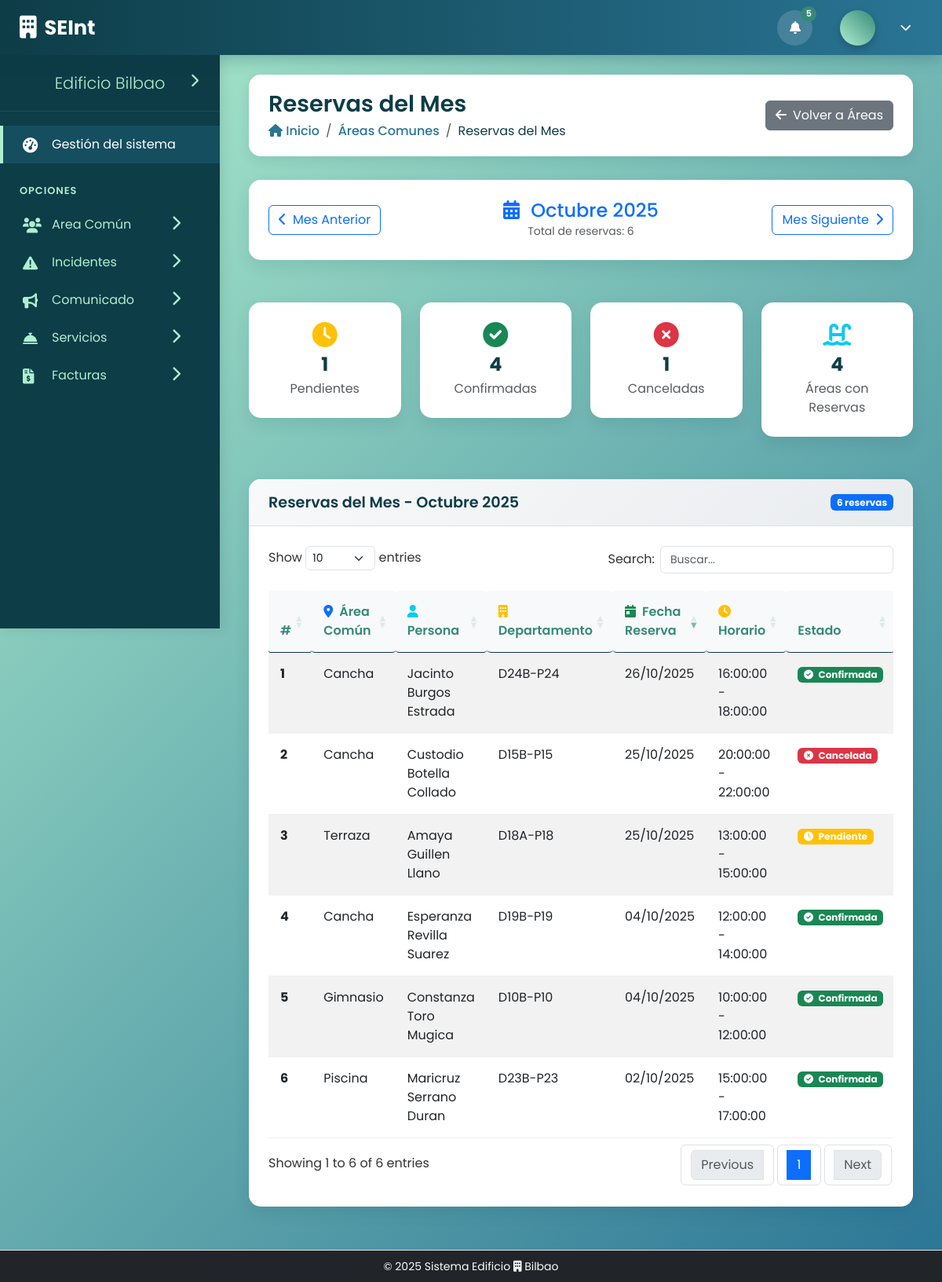
The app's page /public/controlador/AreaComunControlador.php?action=verReservasMes with its own data.
### tables this page shows
CREATE TABLE reserva_area_comun (
                                    id_reserva INT AUTO_INCREMENT PRIMARY KEY,
                                    id_persona INT NOT NULL,
                                    id_area INT NOT NULL,
                                    fecha_reserva DATE NOT NULL,
                                    hora_inicio TIME NOT NULL,
                                    hora_fin TIME NOT NULL,
                                    motivo TEXT DEFAULT NULL,
                                    estado ENUM('pendiente', 'confirmada', 'cancelada') DEFAULT 'pendiente',
                                    FOREIGN KEY (id_persona) REFERENCES persona(id_persona),
                                    FOREIGN KEY (id_area) REFERENCES area_comun(id_area),
                                    UNIQUE (id_area, fecha_reserva, hora_inicio, hora_fin)
);

CREATE TABLE area_comun (
                            id_area INT AUTO_INCREMENT PRIMARY KEY,
                            nombre VARCHAR(100) NOT NULL,
                            descripcion TEXT DEFAULT NULL,
                            capacidad INT DEFAULT NULL,
                            costo_reserva decimal(10,2) not null,
                            fecha_inicio_mantenimiento datetime default null,
                            fecha_fin_mantenimiento datetime default null,
                            estado ENUM('disponible', 'mantenimiento', 'no disponible','eliminado') DEFAULT 'disponible'
);

### public/modelo/AreaComunModelo.php (called while the page is built, shortened)
<?php
class AreaComunModelo
{
    private $db;
    private $table_name = "area_comun";
    private $table_reservas = "reserva_area_comun";
    private $table_persona = "persona";
    private $table_departamento = "departamento";
    private $table_tiene_departamento = "tiene_departamento";
    private $encryption_key;
    public function __construct($db, $encryption_key = null)
    {
        $this->db = $db;
        $this->encryption_key = $encryption_key ?: '1A3F6C9E2B5D8A0C7E4F1A2B3C8D5E6F7A1B2C3D4E5F6A7B8C9D0E1F2A3B4C5D6';
        if (strlen($this->encryption_key) < 32) {
            $this->encryption_key = str_pad($this->encryption_key, 32, "\0");
        } elseif (strlen($this->encryption_key) > 32) {
            $this->encryption_key = substr($this->encryption_key, 0, 32);
        }
    }
    private function decrypt($encrypted_data)
    {
        try {
            $data = base64_decode($encrypted_data);
            $iv = substr($data, 0, 16);
            $encrypted = substr($data, 16);
            $decrypted = openssl_decrypt($encrypted, 'AES-256-CBC', $this->encryption_key, OPENSSL_RAW_DATA, $iv);
            return $decrypted;
        } catch (Exception $e) {
            error_log("Error descifrando datos: " . $e->getMessage());
            return false;
        }
    }
    public function obtenerReservasDelMes($mes = null)
    {
        try {
            if ($mes === null) {
                $fecha_inicio = date('Y-m-01');
                $fecha_fin = date('Y-m-t');
            } else {
                $fecha_inicio = $mes . '-01';
                $fecha_fin = date('Y-m-t', strtotime($fecha_inicio));
            }
            $sql = "SELECT
                    rac.*,
                    ac.nombre as area_nombre,
                    p.nombre as nombre_persona_encrypted,
                    p.apellido_paterno as apellido_paterno_encrypted,
                    p.apellido_materno as apellido_materno_encrypted,
                    p.ci as ci_encrypted,
                    p.email,
                    r.rol,
                    GROUP_CONCAT(DISTINCT CONCAT('D', d.numero, '-P', d.piso) SEPARATOR ' / ') as departamentos_vinculados,
                    GROUP_CONCAT(DISTINCT d.id_departamento) as ids_departamentos
                FROM $this->table_reservas rac
                JOIN $this->table_name ac ON rac.id_area = ac.id_area
                JOIN $this->table_persona p ON rac.id_persona = p.id_persona
                JOIN rol r ON p.id_rol = r.id_rol
                LEFT JOIN $this->table_tiene_departamento td ON p.id_persona = td.id_persona AND td.estado = 'activo'
                LEFT JOIN $this->table_departamento d ON td.id_departamento = d.id_departamento
                WHERE rac.fecha_reserva BETWEEN :fecha_inicio AND :fecha_fin
                AND ac.estado != 'eliminado'
                GROUP BY rac.id_reserva, p.id_persona
                ORDER BY rac.fecha_reserva DESC, rac.hora_inicio DESC";
            $stmt = $this->db->prepare($sql);
            $stmt->bindParam(':fecha_inicio', $fecha_inicio);
            $stmt->bindParam(':fecha_fin', $fecha_fin);
            $stmt->execute();
            $resultados = $stmt->fetchAll(PDO::FETCH_ASSOC);
            foreach ($resultados as &$fila) {
                $fila['nombre_persona'] = $this->decrypt($fila['nombre_persona_encrypted']);
                $fila['apellido_paterno'] = $this->decrypt($fila['apellido_paterno_encrypted']);
                $fila['apellido_materno'] = $this->decrypt($fila['apellido_materno_encrypted']);
            }
            return $resultados;
        } catch (Exception $e) {
            error_log("Error en obtenerReservasDelMes: " . $e->getMessage());
            return false;
        }
    }
}
?>

### public/vista/verReservasMesVista.php (the view, shortened to what this page needs)
<?php include("../../includes/header.php"); ?>
    <div class="page-header fade-in">
        <div class="page-title">
            <h1>Reservas del Mes</h1>
            <nav aria-label="breadcrumb">
                <ol class="breadcrumb">
                    <li class="breadcrumb-item"><a href="#"><i class="fas fa-home"></i> Inicio</a></li>
                    <li class="breadcrumb-item"><a href="AreaComunControlador.php?action=listarAreas">Áreas Comunes</a></li>
                    <li class="breadcrumb-item active" aria-current="page">Reservas del Mes</li>
                </ol>
            </nav>
        </div>
        <div class="page-actions">
            <a href="AreaComunControlador.php?action=listarAreas" class="btn btn-secondary">
                <i class="fas fa-arrow-left me-2"></i>Volver a Áreas
            </a>
        </div>
    </div>
    <div class="row fade-in mb-4">
        <div class="col-12">
            <div class="content-box">
                <div class="content-box-body">
                    <div class="row align-items-center">
                        <div class="col-md-4 text-center text-md-start">
                            <a href="AreaComunControlador.php?action=verReservasMes&mes=<?php echo $mesAnterior; ?>"
                               class="btn btn-outline-primary">
                                <i class="fas fa-chevron-left me-2"></i>Mes Anterior
                            </a>
                        </div>
                        <div class="col-md-4 text-center">
                            <h4 class="mb-0 text-primary">
                                <i class="fas fa-calendar-alt me-2"></i>
                                <?php echo $nombreMes . ' ' . $anio; ?>
                            </h4>
                            <small class="text-muted">Total de reservas: <?php echo count($reservas); ?></small>
                        </div>
                        <div class="col-md-4 text-center text-md-end">
                            <a href="AreaComunControlador.php?action=verReservasMes&mes=<?php echo $mesSiguiente; ?>"
                               class="btn btn-outline-primary">
                                Mes Siguiente<i class="fas fa-chevron-right ms-2"></i>
                            </a>
                        </div>
                    </div>
                </div>
            </div>
        </div>
    </div>
    <div class="row fade-in mb-4">
        <div class="col-md-3">
            <div class="content-box text-center">
                <div class="content-box-body">
                    <i class="fas fa-clock fa-2x text-warning mb-2"></i>
                    <h4 class="mb-1">
                        <?php
                        $reservasPendientes = array_filter($reservas, function($reserva) {
                            return $reserva['estado'] == 'pendiente';
                        });
                        echo count($reservasPendientes);
                        ?>
                    </h4>
                    <p class="text-muted mb-0">Pendientes</p>
                </div>
            </div>
        </div>
        <div class="col-md-3">
            <div class="content-box text-center">
                <div class="content-box-body">
                    <i class="fas fa-check-circle fa-2x text-success mb-2"></i>
                    <h4 class="mb-1">
                        <?php
                        $reservasConfirmadas = array_filter($reservas, function($reserva) {
                            return $reserva['estado'] == 'confirmada';
                        });
                        echo count($reservasConfirmadas);
                        ?>
                    </h4>
                    <p class="text-muted mb-0">Confirmadas</p>
                </div>
            </div>
        </div>
        <div class="col-md-3">
            <div class="content-box text-center">
                <div class="content-box-body">
                    <i class="fas fa-times-circle fa-2x text-danger mb-2"></i>
                    <h4 class="mb-1">
                        <?php
                        $reservasCanceladas = array_filter($reservas, function($reserva) {
                            return $reserva['estado'] == 'cancelada';
                        });
                        echo count($reservasCanceladas);
                        ?>
                    </h4>
                    <p class="text-muted mb-0">Canceladas</p>
                </div>
            </div>
        </div>
        <div class="col-md-3">
            <div class="content-box text-center">
                <div class="content-box-body">
                    <i class="fas fa-swimming-pool fa-2x text-info mb-2"></i>
                    <h4 class="mb-1">
                        <?php
                        $areasConReservas = array_unique(array_column($reservas, 'id_area'));
                        echo count($areasConReservas);
                        ?>
                    </h4>
                    <p class="text-muted mb-0">Áreas con Reservas</p>
                </div>
            </div>
        </div>
    </div>
    <div class="row fade-in">
        <div class="col-12">
            <div class="content-box">
                <div class="content-box-header d-flex justify-content-between align-items-center">
                    <h5>Reservas del Mes - <?php echo $nombreMes . ' ' . $anio; ?></h5>
                    <span class="badge bg-primary"><?php echo count($reservas); ?> reservas</span>
                </div>
                <div class="content-box-body">
                    <?php if (empty($reservas)): ?>
                        <div class="text-center py-4">
                            <i class="fas fa-calendar-times fa-3x text-muted mb-3"></i>
                            <p class="text-muted">No hay reservas registradas para este mes</p>
                            <a href="AreaComunControlador.php?action=verReservasMes&mes=<?php echo date('Y-m'); ?>"
                               class="btn btn-primary mt-2">
                                <i class="fas fa-calendar me-2"></i>Ver Mes Actual
                            </a>
                        </div>
                    <?php else: ?>
                        <div class="table-container">
                            <table id="tablaReservasMes" class="table table-hover table-striped">
                                <thead>
                                <tr>
                                    <th>#</th>
                                    <th><i class="fas fa-map-marker-alt text-primary me-2"></i>Área Común</th>
                                    <th><i class="fas fa-user text-info me-2"></i>Persona</th>
                                    <th><i class="fas fa-building text-warning me-2"></i>Departamento</th>
                                    <th><i class="fas fa-calendar-day text-success me-2"></i>Fecha Reserva</th>
                                    <th><i class="fas fa-clock text-warning me-2"></i>Horario</th>
                                    <th>Estado</th>
                                </tr>
                                </thead>
                                <tbody>
                                <?php foreach ($reservas as $index => $reserva): ?>
                                    <tr>
                                        <td><strong><?php echo $index + 1; ?></strong></td>
                                        <td>
                                            <?php echo htmlspecialchars($reserva['area_nombre']); ?>
                                        </td>
                                        <td>
                                            <?php
                                            $nombreCompleto = htmlspecialchars($reserva['nombre_persona']) . ' ' .
                                                    htmlspecialchars($reserva['apellido_paterno']);
                                            if (!empty($reserva['apellido_materno'])) {
                                                $nombreCompleto .= ' ' . htmlspecialchars($reserva['apellido_materno']);
                                            }
                                            echo $nombreCompleto;
                                            ?>
                                        </td>
                                        <td>
                                            <?php
                                            echo htmlspecialchars($reserva['departamentos_vinculados'] ?: 'No especificado');
                                            ?>
                                        </td>
                                        <td>
                                            <?php echo date('d/m/Y', strtotime($reserva['fecha_reserva'])); ?>
                                        </td>
                                        <td>
                                            <?php echo htmlspecialchars($reserva['hora_inicio']." - ".$reserva['hora_fin']); ?>
                                        </td>
                                        <td>
                                            <?php
                                            $badge_class = '';
                                            switch($reserva['estado']) {
                                                case 'confirmada':
                                                    $badge_class = 'bg-success';
                                                    $icon = 'fa-check-circle';
                                                    break;
                                                case 'pendiente':
                                                    $badge_class = 'bg-warning';
                                                    $icon = 'fa-clock';
                                                    break;
                                                case 'cancelada':
                                                    $badge_class = 'bg-danger';
                                                    $icon = 'fa-times-circle';
                                                    break;
                                            }
                                            ?>
                                            <span class="badge <?php echo $badge_class; ?>">
                                                <i class="fas <?php echo $icon; ?> me-1"></i>
                                                <?php echo ucfirst(htmlspecialchars($reserva['estado'])); ?>
                                            </span>
                                        </td>
                                    </tr>
                                <?php endforeach; ?>
                                </tbody>
                            </table>
                        </div>
                    <?php endif; ?>
                </div>
            </div>
        </div>
    </div>
    <link rel="stylesheet" type="text/css" href="https://cdn.datatables.net/1.13.6/css/dataTables.bootstrap5.min.css">
    <link rel="stylesheet" type="text/css" href="https://cdn.datatables.net/responsive/2.5.0/css/responsive.bootstrap5.min.css">
    <link rel="stylesheet" type="text/css" href="https://cdn.datatables.net/buttons/2.4.1/css/buttons.bootstrap5.min.css">
<?php include("../../includes/footer.php"); ?>

### records on screen
reserva_area_comun: id_area.nombre "Cancha", nombreCompleto "Jacinto Burgos Estrada", departamentos_vinculados "D24B-P24", fecha_reserva "26/10/2025", hora_inicio+hora_fin "16:00:00 - 18:00:00", estado "Confirmada"
reserva_area_comun: id_area.nombre "Cancha", nombreCompleto "Custodio Botella Collado", departamentos_vinculados "D15B-P15", fecha_reserva "25/10/2025", hora_inicio+hora_fin "20:00:00 - 22:00:00", estado "Cancelada"
reserva_area_comun: id_area.nombre "Terraza", nombreCompleto "Amaya Guillen Llano", departamentos_vinculados "D18A-P18", fecha_reserva "25/10/2025", hora_inicio+hora_fin "13:00:00 - 15:00:00", estado "Pendiente"
reserva_area_comun: id_area.nombre "Cancha", nombreCompleto "Esperanza Revilla Suarez", departamentos_vinculados "D19B-P19", fecha_reserva "04/10/2025", hora_inicio+hora_fin "12:00:00 - 14:00:00", estado "Confirmada"
reserva_area_comun: id_area.nombre "Gimnasio", nombreCompleto "Constanza Toro Mugica", departamentos_vinculados "D10B-P10", fecha_reserva "04/10/2025", hora_inicio+hora_fin "10:00:00 - 12:00:00", estado "Confirmada"
reserva_area_comun: id_area.nombre "Piscina", nombreCompleto "Maricruz Serrano Duran", departamentos_vinculados "D23B-P23", fecha_reserva "02/10/2025", hora_inicio+hora_fin "15:00:00 - 17:00:00", estado "Confirmada"

### other values on screen
$nombreMes "Octubre"
$anio "2025"
count($reservas) "6"
count($reservasPendientes) "1"
count($reservasConfirmadas) "4"
count($reservasCanceladas) "1"
count($areasConReservas) "4"
